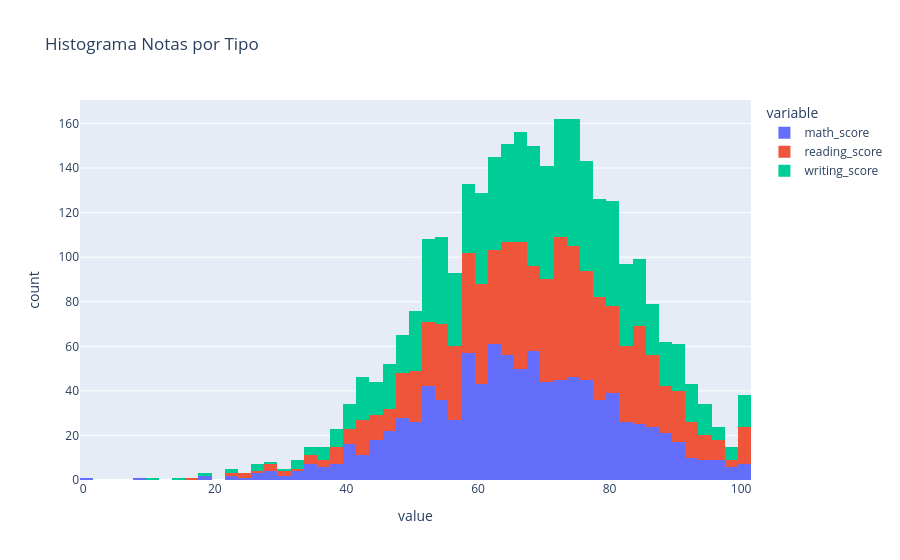

This figure's notebook cell:
### Markdown cell above
> Utilice la función creada en el punto 1.1 para verificar sus resultados. Adapte los nombres de las columnas con snake_case si es necesario.

### Code cell
analyze_df(df_cleaned)

### Figure 1 — Plotly figure (JSON) as saved in the notebook; plotly's stock layout.template omitted (floating-point values rounded to 4 significant figures; data arrays with more than 128 entries replaced by an {"elided": "..."} marker saying what was removed)
{"data": [{"bingroup": "x", "hovertemplate": "variable=math_score<br>value=%{x}<br>count=%{y}<extra></extra>", "legendgroup": "math_score", "marker": {"color": "#636efa", "pattern": {"shape": ""}}, "name": "math_score", "orientation": "v", "showlegend": true, "type": "histogram", "x": {"elided": "1000 float values"}, "xaxis": "x", "yaxis": "y"}, {"bingroup": "x", "hovertemplate": "variable=reading_score<br>value=%{x}<br>count=%{y}<extra></extra>", "legendgroup": "reading_score", "marker": {"color": "#EF553B", "pattern": {"shape": ""}}, "name": "reading_score", "orientation": "v", "showlegend": true, "type": "histogram", "x": {"elided": "1000 float values"}, "xaxis": "x", "yaxis": "y"}, {"bingroup": "x", "hovertemplate": "variable=writing_score<br>value=%{x}<br>count=%{y}<extra></extra>", "legendgroup": "writing_score", "marker": {"color": "#00cc96", "pattern": {"shape": ""}}, "name": "writing_score", "orientation": "v", "showlegend": true, "type": "histogram", "x": {"elided": "1000 float values"}, "xaxis": "x", "yaxis": "y"}], "layout": {"barmode": "relative", "legend": {"title": {"text": "variable"}, "tracegroupgap": 0}, "title": {"text": "Histograma Notas por Tipo"}, "xaxis": {"anchor": "y", "domain": [0, 1], "title": {"text": "value"}}, "yaxis": {"anchor": "x", "domain": [0, 1], "title": {"text": "count"}}}}
